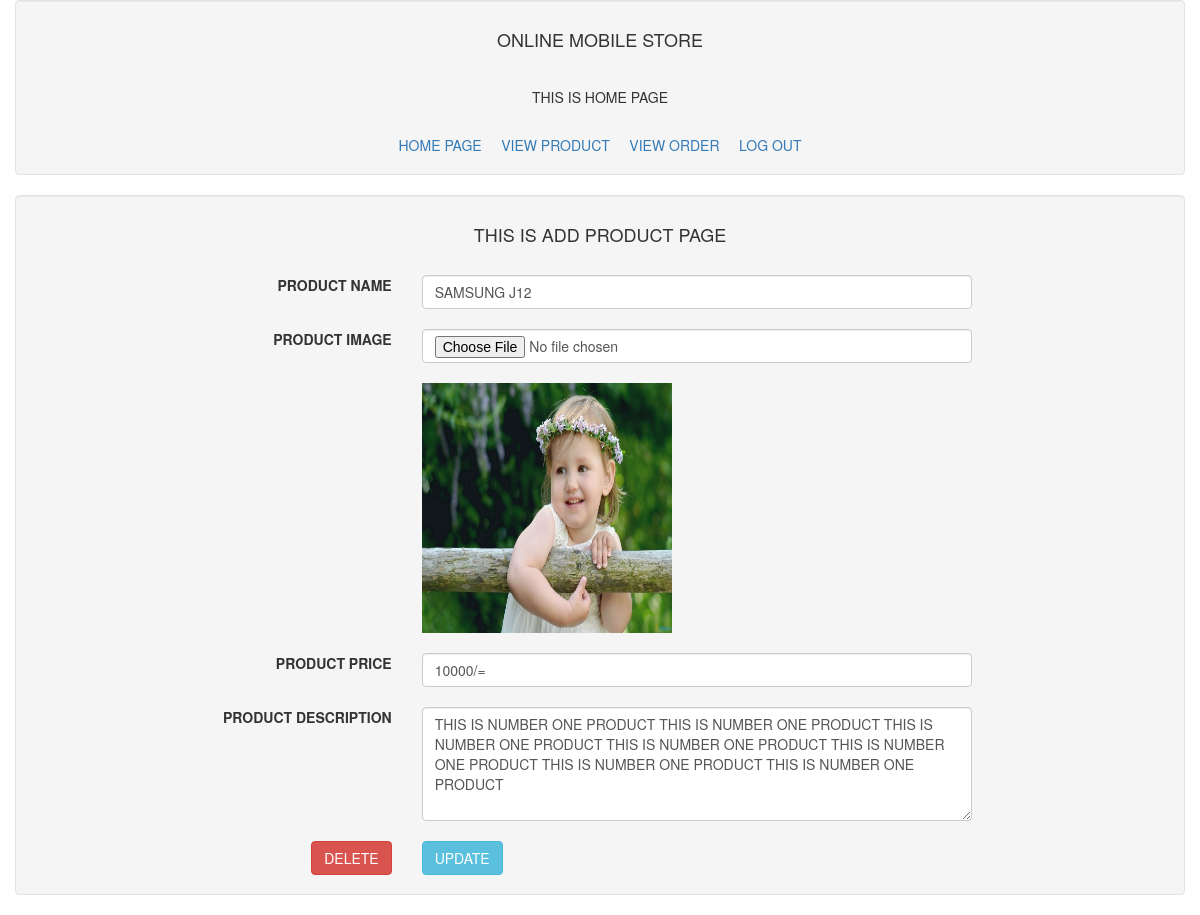
The app's page /admin/viewSingleProduct.php?id=1 (signed in) with its own data.
### tables this page shows
CREATE TABLE `tbl_admin_product_data` (
  `id` int(50) NOT NULL,
  `productName` varchar(50) NOT NULL,
  `productImage` varchar(50) NOT NULL,
  `productPrice` varchar(55) NOT NULL,
  `productDes` text NOT NULL
);

### admin/lib/Database.php (called while the page is built, shortened)
<?php
  class Database{
      public $host = DB_HOST;
      public $user = DB_USER;
      public $dbname = DB_NAME;
      public $pass = DB_PASS;
      public $link;
      private function connectDB()
      {
          $this->link = new mysqli($this->host, $this->user, $this->pass, $this->dbname);
      }
      public function select($query)
      {
          $result = $this->link->query($query) or die($this->link->error.__LINE__);
          if ($result->num_rows > 0)
          {
              return $result;
          }
          else
          {
              return false;
          }
      }
  }
?>

### admin/lib/AdminHandleCode.php (called while the page is built, shortened)
<?php
	include 'lib/Database.php';
?>
<?php
	class AdminApp
	{
		private $db;
		function __construct()
		{
			$this->db = new Database();
		}
		public function getSingleProduct($dataVar){
			$query = "SELECT * FROM `tbl_admin_product_data` WHERE id = '$dataVar' ";
			$result = $this->db->select($query);
			return $result;
		}
	}
?>

### admin/viewSingleProduct.php (the view, shortened to what this page needs)
<?php include 'inc/header.php'; ?>
<?php include 'lib/AdminHandleCode.php'; ?>
<?php
	$ad = new AdminApp();
	$dataVar = $_GET["id"];
?>
<div class="row">
	<div class="well text-center">
		<h4 class="text-center">ONLINE MOBILE STORE</h4><br>
		<h5 class="text-center">THIS IS HOME PAGE</h5><br>
		<a href="admin.php">HOME PAGE</a>&nbsp;&nbsp;&nbsp;&nbsp;
		<a href="viewProduct.php">VIEW PRODUCT</a>&nbsp;&nbsp;&nbsp;&nbsp;
		<a href="viewOrder.php">VIEW ORDER</a>&nbsp;&nbsp;&nbsp;&nbsp;
		<a href="logOut.php">LOG OUT</a>
	</div>
	<div class="well">
		<?php
			$singleData = $ad->getSingleProduct($dataVar);
			$result = $singleData->fetch_assoc();
		?>
		<form method="post" action="" enctype="multipart/form-data">
		<h4 class="text-center">THIS IS ADD PRODUCT PAGE</h4><br>
		<div class="row">
			<div class="col-sm-4 text-right">
				<b>PRODUCT NAME</b>
			</div>
			<div class="col-sm-6">
				<input type="text" name="productName" class="form-control" value="<?php echo $result["productName"]; ?>">
			</div>
		</div><br>
		<div class="row">
			<div class="col-sm-4 text-right">
				<b>PRODUCT IMAGE</b>
			</div>
			<div class="col-sm-6">
				<input type="file" onchange="loadFile(event)" name="productImage" class="form-control">
				<span id="errMsg2" style="color: red;"><?php echo $productImageErr; ?></span><br>
				<img width="250px" height="250px" src="images/<?php echo $result["productImage"]; ?>"" id="preimage">
			</div>
		</div><br>
		<div class="row">
			<div class="col-sm-4 text-right">
				<b>PRODUCT PRICE</b>
			</div>
			<div class="col-sm-6">
				<input type="text" name="productPrice" class="form-control" value="<?php echo $result["productPrice"]; ?>">
			</div>
		</div><br>
		<div class="row">
			<div class="col-sm-4 text-right">
				<b>PRODUCT DESCRIPTION</b>
			</div>
			<div class="col-sm-6">
				<textarea class="form-control" rows="5" cols="20" name="productDes"><?php echo $result["productDes"]; ?></textarea>
			</div>
		</div><br>
		<div class="row">
			<div class="col-sm-4 text-right">
				<a class="btn btn-danger" href="deleteProduct.php?id=<?php echo $dataVar; ?>">DELETE</a>
			</div>
			<div class="col-sm-6">
				<input type="submit" class="btn btn-info" value="UPDATE">
			</div>
		</div>
		</form>
	</div>
</div>
<?php include 'inc/footer.php'; ?>

### records on screen
tbl_admin_product_data: productName "SAMSUNG J12", productImage (picture), productPrice "10000/=", productDes "THIS IS NUMBER ONE PRODUCT THIS IS NUMBER ONE PRODUCT THIS IS NUMBER ONE PRODUCT THIS IS NUMBER ONE PRODUCT THIS IS NUMBER ONE PRODUCT THIS IS NUMBER ONE PRODUCT THIS IS NUMBER ONE PRODUCT"
